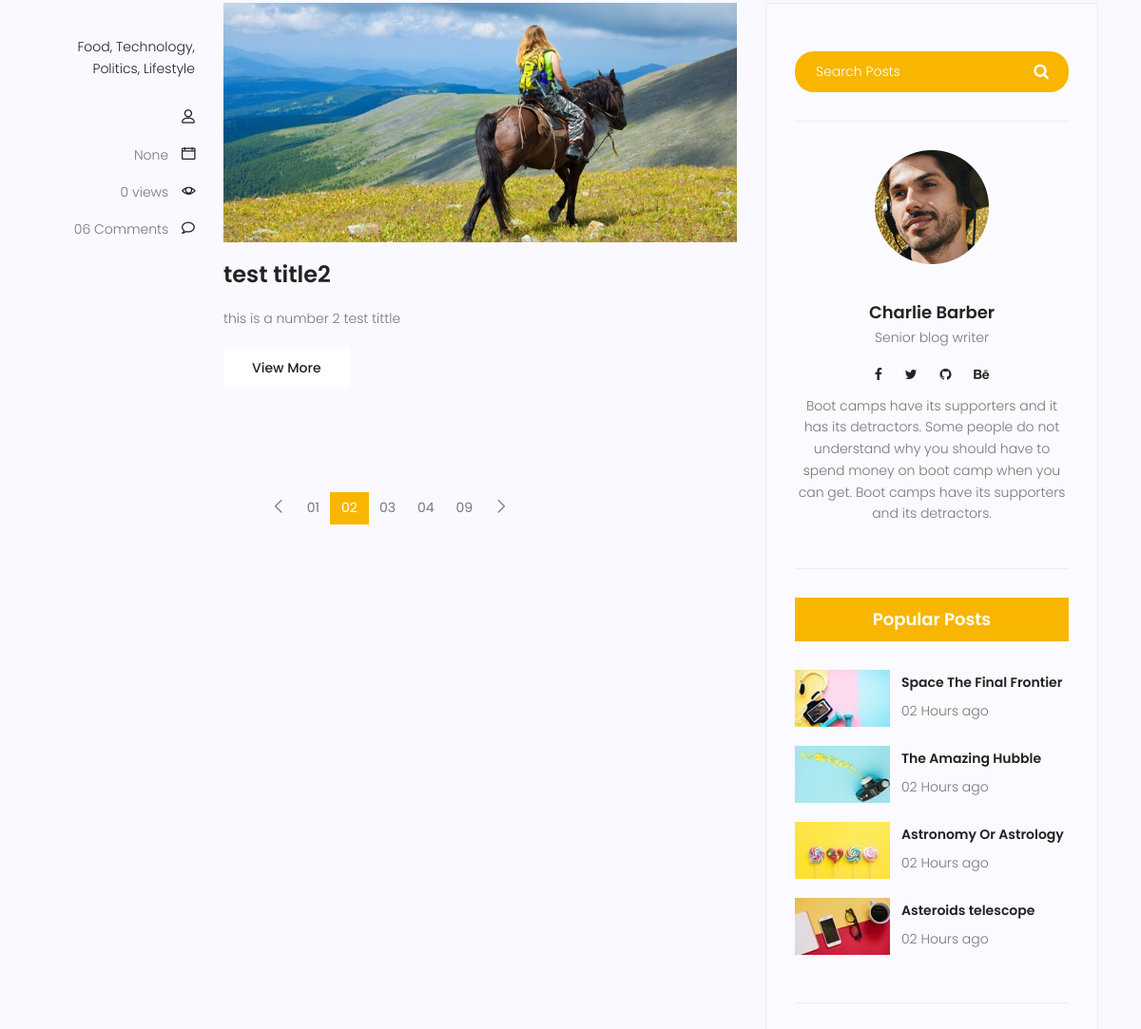
The page /blog (middle part) on the database as committed earlier.
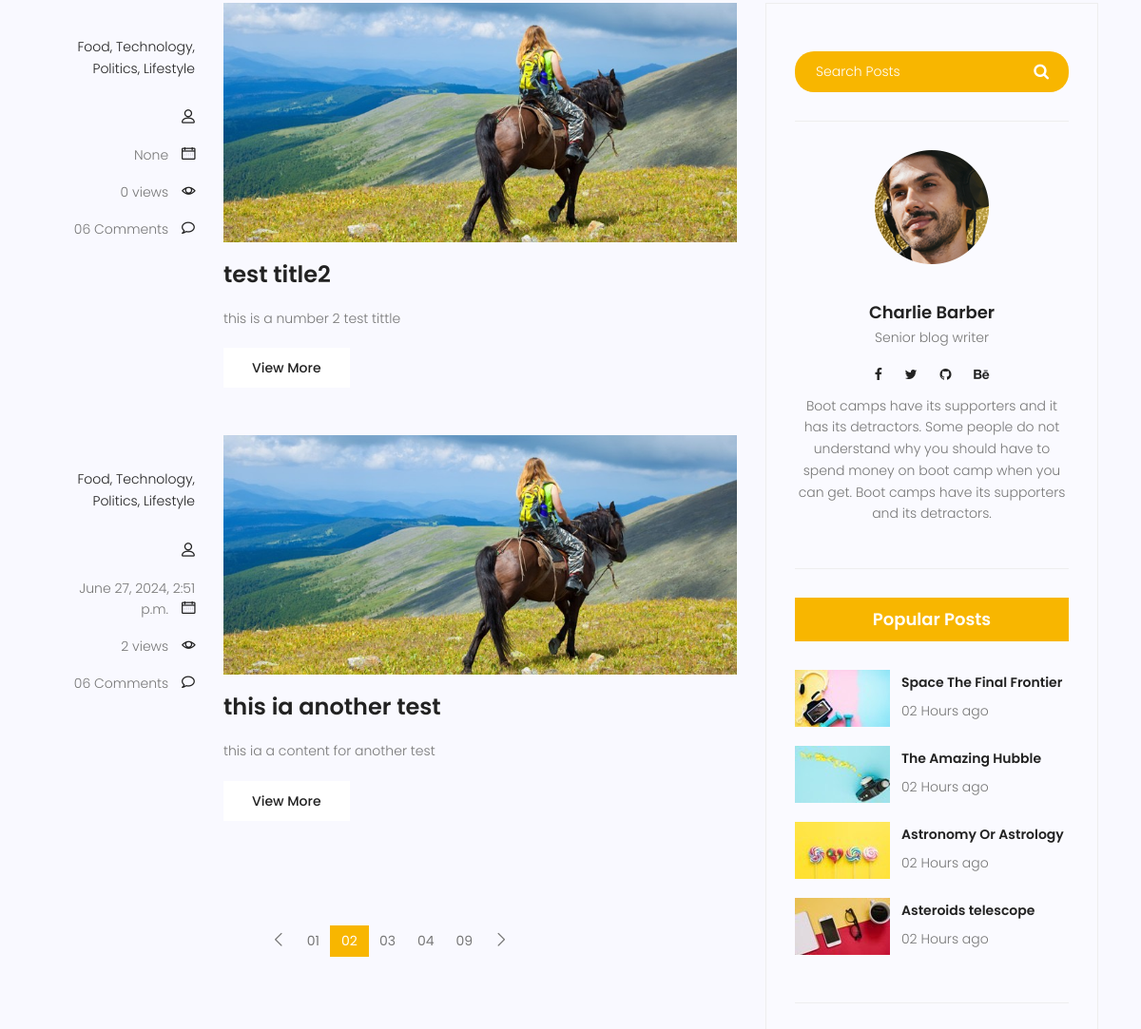
The same page on the database as committed later.
### blog/models.py (models this page shows, shortened)
class Post(models.Model):
    author = models.ForeignKey(User, related_name = "author" , on_delete=models.SET_NULL, null=True)
    title = models.CharField(max_length=100)
    content = models.TextField()
    counted_views = models.IntegerField(default=0)
    status = models.BooleanField( default= False)
    published_date = models.DateTimeField(null= True)
    created_date = models.DateTimeField(auto_now_add=True )
    updated_date = models.DateTimeField(auto_now=True)
    class Meta:
        ordering = ['created_date']
        verbose_name = 'پست'
        verbose_name_plural = ' پست ها'

### blog/views.py (the view)
# urls.py: path('', blog_view, name='index'),
def blog_view(request):
    posts = Post.objects.filter(status=1)
    context = {'posts': posts}
    return render(request, 'blog/blog-home.html', context)

### templates/blog/blog-home.html (shortened to what this page needs)
{% extends "base.html" %} {% load static %} {% block content %}
<section class="post-content-area">
  <div class="container">
    <div class="row">
      <div class="col-lg-8 posts-list">
        {% for post in posts %}
        <div class="single-post row">
          <div class="col-lg-3 col-md-3 meta-details">
            <ul class="tags">
              <li><a href="#">Food,</a></li>
              <li><a href="#">Technology,</a></li>
              <li><a href="#">Politics,</a></li>
              <li><a href="#">Lifestyle</a></li>
            </ul>
            <div class="user-details row">
              <p class="user-name col-lg-12 col-md-12 col-6">
                <a href="#">{{post.author.get_full_name}}</a> <span class="lnr lnr-user"></span>
              </p>
              <p class="date col-lg-12 col-md-12 col-6">
                <a href="#">{{post.published_date}}</a>
                <span class="lnr lnr-calendar-full"></span>
              </p>
              <p class="view col-lg-12 col-md-12 col-6">
                <a href="#">{{post.counted_views}} views</a>
                <span class="lnr lnr-eye"></span>
              </p>
              <p class="comments col-lg-12 col-md-12 col-6">
                <a href="#">06 Comments</a> <span class="lnr lnr-bubble"></span>
              </p>
            </div>
          </div>
          <div class="col-lg-9 col-md-9">
            <div class="feature-img">
              <img
                class="img-fluid"
                src="{% static 'img/blog/feature-img1.jpg' %}"
                alt=""
              />
            </div>
            <a class="posts-title" href="{% url 'blog:single' pid=post.id %}">
              <h3>{{post.title}}</h3>
            </a>
            <p class="excert">{{post.content}}</p>
            <a href="{% url 'blog:single' pid=post.id %}" class="primary-btn">View More</a>
          </div>
        </div>
        {% endfor %}
        <nav class="blog-pagination justify-content-center d-flex">
          <ul class="pagination">
            <li class="page-item">
              <a href="#" class="page-link" aria-label="Previous">
                <span aria-hidden="true">
                  <span class="lnr lnr-chevron-left"></span>
                </span>
              </a>
            </li>
            <li class="page-item"><a href="#" class="page-link">01</a></li>
            <li class="page-item active">
              <a href="#" class="page-link">02</a>
            </li>
            <li class="page-item"><a href="#" class="page-link">03</a></li>
            <li class="page-item"><a href="#" class="page-link">04</a></li>
            <li class="page-item"><a href="#" class="page-link">09</a></li>
            <li class="page-item">
              <a href="#" class="page-link" aria-label="Next">
                <span aria-hidden="true">
                  <span class="lnr lnr-chevron-right"></span>
                </span>
              </a>
            </li>
          </ul>
        </nav>
      </div>
      <div class="col-lg-4 sidebar-widgets">
        <div class="widget-wrap">
          <div class="single-sidebar-widget search-widget">
            <form class="search-form" action="#">
              <input
                placeholder="Search Posts"
                name="search"
                type="text"
                onfocus="this.placeholder = ''"
                onblur="this.placeholder = 'Search Posts'"
              />
              <button type="submit"><i class="fa fa-search"></i></button>
            </form>
          </div>
          <div class="single-sidebar-widget user-info-widget">
            <img src="{% static 'img/blog/user-info.png' %}" alt="" />
            <a href="#"><h4>Charlie Barber</h4></a>
            <p>Senior blog writer</p>
            <ul class="social-links">
              <li>
                <a href="#"><i class="fa fa-facebook"></i></a>
              </li>
              <li>
                <a href="#"><i class="fa fa-twitter"></i></a>
              </li>
              <li>
                <a href="#"><i class="fa fa-github"></i></a>
              </li>
              <li>
                <a href="#"><i class="fa fa-behance"></i></a>
              </li>
            </ul>
            <p>
              Boot camps have its supporters and it has its detractors. Some
              people do not understand why you should have to spend money on
              boot camp when you can get. Boot camps have its supporters and its
              detractors.
            </p>
          </div>
          <div class="single-sidebar-widget popular-post-widget">
            <h4 class="popular-title">Popular Posts</h4>
            <div class="popular-post-list">
              <div class="single-post-list d-flex flex-row align-items-center">
                <div class="thumb">
                  <img
                    class="img-fluid"
                    src="{% static 'img/blog/pp1.jpg' %}"
                    alt=""
                  />
                </div>
                <div class="details">
                  <a href="blog-single.html"
                    ><h6>Space The Final Frontier</h6></a
                  >
                  <p>02 Hours ago</p>
                </div>
              </div>
              <div class="single-post-list d-flex flex-row align-items-center">
                <div class="thumb">
                  <img
                    class="img-fluid"
                    src="{% static 'img/blog/pp2.jpg' %}"
                    alt=""
                  />
                </div>
                <div class="details">
                  <a href="blog-single.html"><h6>The Amazing Hubble</h6></a>
                  <p>02 Hours ago</p>
                </div>
              </div>
              <div class="single-post-list d-flex flex-row align-items-center">
                <div class="thumb">
                  <img
                    class="img-fluid"
                    src="{% static 'img/blog/pp3.jpg' %}"
                    alt=""
                  />
                </div>
                <div class="details">
                  <a href="blog-single.html"><h6>Astronomy Or Astrology</h6></a>
                  <p>02 Hours ago</p>
                </div>
              </div>
              <div class="single-post-list d-flex flex-row align-items-center">
                <div class="thumb">
                  <img
                    class="img-fluid"
                    src="{% static 'img/blog/pp4.jpg' %}"
                    alt=""
                  />
                </div>
                <div class="details">
                  <a href="blog-single.html"><h6>Asteroids telescope</h6></a>
                  <p>02 Hours ago</p>
                </div>
              </div>
            </div>
          </div>
        </div>
      </div>
    </div>
  </div>
</section>
{% endblock %}

### templates/base.html (shortened to what this page needs)
{% load static %}
<!DOCTYPE html>
<html lang="zxx" class="no-js">
  <head>
    <link rel="stylesheet" href="{% static 'css/linearicons.css' %}" />
    <link rel="stylesheet" href="{% static 'css/font-awesome.min.css' %}" />
    <link rel="stylesheet" href="{% static 'css/bootstrap.css' %}" />
    <link rel="stylesheet" href="{% static 'css/magnific-popup.css' %}" />
    <link rel="stylesheet" href="{% static 'css/jquery-ui.css' %}" />
    <link rel="stylesheet" href="{% static 'css/nice-select.css' %}" />
    <link rel="stylesheet" href="{% static 'css/animate.min.css' %}" />
    <link rel="stylesheet" href="{% static 'css/owl.carousel.css' %}" />
    <link rel="stylesheet" href="{% static 'css/main.css' %}" />
  </head>
  <body>
  </body>
</html>
{% block content %}
{% endblock  %}
</body>
</html>

Rows that differ between the two databases and show on the page:
added Post: published_date "June 27, 2024, 2:51 p.m.", counted_views "2", title "this ia another test", content "this ia a content for another test"
